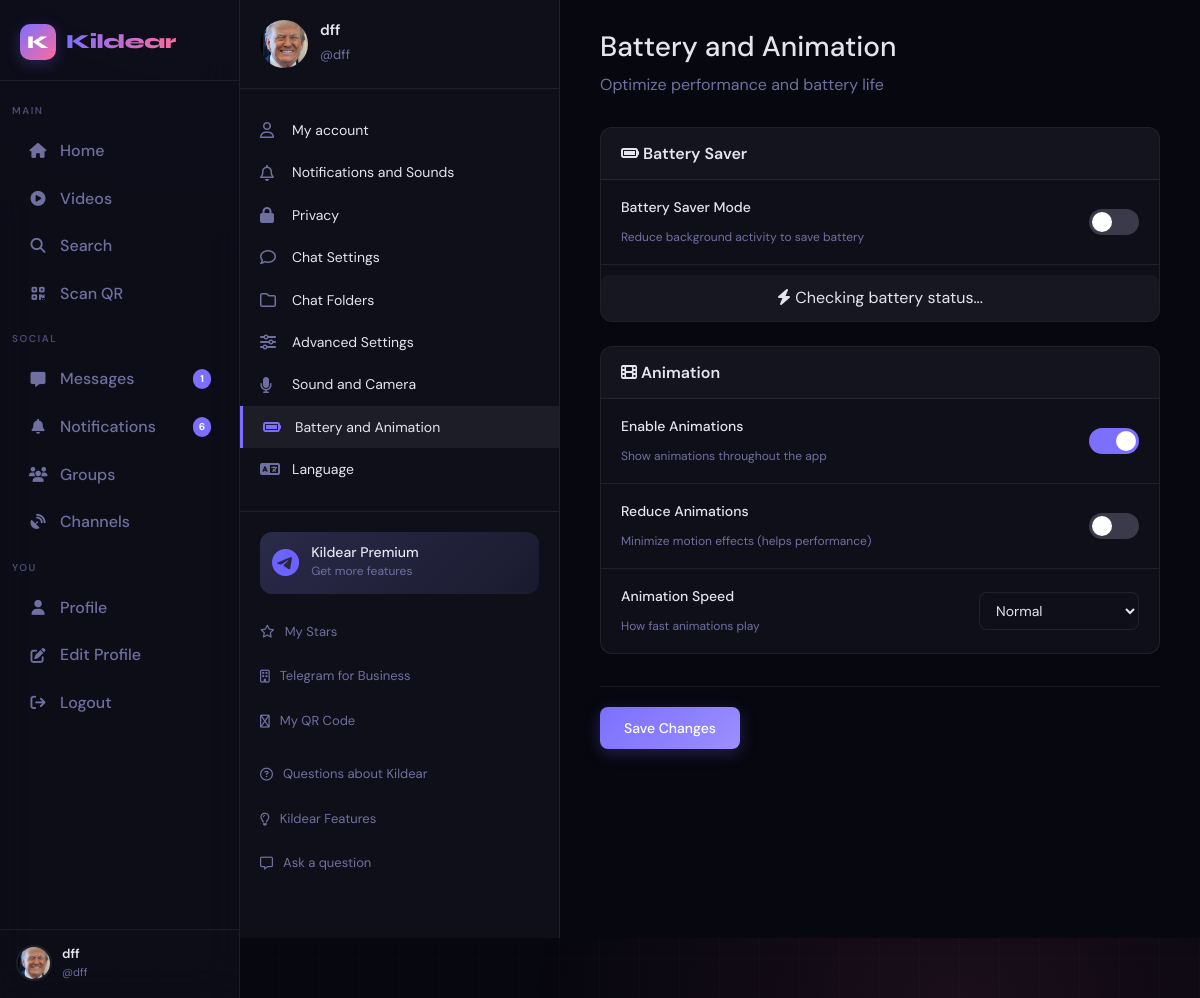
/settings/battery (signed in), run on the app's committed database.
### app.py (models this page shows, shortened)
class User(UserMixin, db.Model):
    id = db.Column(db.Integer, primary_key=True)
    username = db.Column(db.String(40), unique=True, nullable=False)
    email = db.Column(db.String(120), unique=True, nullable=False)
    password_hash = db.Column(db.String(256), nullable=False)
    display_name = db.Column(db.String(60), default="")
    bio = db.Column(db.String(500), default="")
    preset_avatar = db.Column(db.Integer, default=1)
    preset_cover = db.Column(db.Integer, nullable=True)
    can_upload_custom_avatar = db.Column(db.Boolean, default=False)
    can_upload_custom_cover = db.Column(db.Boolean, default=False)
    custom_avatar = db.Column(db.String(300), nullable=True)
    custom_cover = db.Column(db.String(300), nullable=True)
    website = db.Column(db.String(200), default="")
    location = db.Column(db.String(100), default="")
    accent_color = db.Column(db.String(7), default="#6c63ff")
    is_private = db.Column(db.Boolean, default=False)
    is_verified = db.Column(db.Boolean, default=False)
    is_banned = db.Column(db.Boolean, default=False)
    is_admin = db.Column(db.Boolean, default=False)
    is_moderator = db.Column(db.Boolean, default=False)
    is_online = db.Column(db.Boolean, default=False)
    last_seen = db.Column(db.DateTime, default=datetime.utcnow)
    created_at = db.Column(db.DateTime, default=datetime.utcnow)
    two_factor_enabled = db.Column(db.Boolean, default=False)
    two_factor_secret = db.Column(db.String(32), nullable=True)
    following = db.relationship(
        "User", secondary=follows,
        primaryjoin=follows.c.follower_id == id,
        secondaryjoin=follows.c.followed_id == id,
        backref=db.backref("followers", lazy="dynamic"),
        lazy="dynamic"
    )
    blocked_users = db.relationship(
        "User", secondary=blocks,
        primaryjoin=blocks.c.blocker_id == id,
        secondaryjoin=blocks.c.blocked_id == id,
        backref=db.backref("blocked_by", lazy="dynamic"),
        lazy="dynamic"
    )
    posts = db.relationship("Post", backref="author", lazy="dynamic", foreign_keys="Post.user_id")
    sent_msgs = db.relationship("Message", backref="sender", lazy="dynamic", foreign_keys="Message.sender_id")
    recv_msgs = db.relationship("Message", backref="receiver", lazy="dynamic", foreign_keys="Message.receiver_id")
    notifications = db.relationship("Notification", backref="recipient", lazy="dynamic",
                                    foreign_keys="Notification.user_id")
    comments = db.relationship("Comment", backref="author", lazy="dynamic")
    owned_groups = db.relationship("Group", backref="owner", lazy="dynamic")
    owned_channels = db.relationship("Channel", backref="owner", lazy="dynamic")
    login_history = db.relationship("LoginHistory", backref="user", lazy="dynamic")
    @property
    def avatar_url(self):
        if self.custom_avatar and self.can_upload_custom_avatar:
            return self.custom_avatar
        if self.preset_avatar and self.preset_avatar in PRESET_AVATARS:
            return PRESET_AVATARS[self.preset_avatar]
        return PRESET_AVATARS[1]
    def get_settings(self):
        if not hasattr(self, '_settings_cache'):
            settings = UserSettings.query.filter_by(user_id=self.id).first()
            if not settings:
                settings = UserSettings(user_id=self.id)
                db.session.add(settings)
                db.session.commit()
            self._settings_cache = settings
        return self._settings_cache

class UserSettings(db.Model):
    id = db.Column(db.Integer, primary_key=True)
    user_id = db.Column(db.Integer, db.ForeignKey("user.id"), nullable=False, unique=True)
    notify_likes = db.Column(db.Boolean, default=True)
    notify_comments = db.Column(db.Boolean, default=True)
    notify_follows = db.Column(db.Boolean, default=True)
    notify_messages = db.Column(db.Boolean, default=True)
    notify_voice_messages = db.Column(db.Boolean, default=True)
    notify_calls = db.Column(db.Boolean, default=True)
    notify_group_posts = db.Column(db.Boolean, default=True)
    notify_channel_posts = db.Column(db.Boolean, default=True)
    sound_enabled = db.Column(db.Boolean, default=True)
    sound_volume = db.Column(db.Integer, default=70)
    call_sound_enabled = db.Column(db.Boolean, default=True)
    notification_sound = db.Column(db.String(50), default="default")
    show_last_seen = db.Column(db.Boolean, default=True)
    show_online_status = db.Column(db.Boolean, default=True)
    allow_messages_from = db.Column(db.String(20), default="everyone")
    allow_calls_from = db.Column(db.String(20), default="everyone")
    allow_voice_messages_from = db.Column(db.String(20), default="everyone")
    show_profile_photo = db.Column(db.Boolean, default=True)
    show_bio = db.Column(db.Boolean, default=True)
    chat_background = db.Column(db.String(200), default="")
    bubble_color_own = db.Column(db.String(7), default="#6c63ff")
    bubble_color_other = db.Column(db.String(7), default="#e4e6eb")
    enter_to_send = db.Column(db.Boolean, default=False)
    show_typing = db.Column(db.Boolean, default=True)
    show_read_receipts = db.Column(db.Boolean, default=True)
    theme = db.Column(db.String(20), default="dark")
    font_size = db.Column(db.String(10), default="medium")
    chat_font_size = db.Column(db.String(10), default="medium")
    default_scale = db.Column(db.Integer, default=100)
    animations_enabled = db.Column(db.Boolean, default=True)
    animation_speed = db.Column(db.String(10), default="normal")
    language = db.Column(db.String(10), default="ru")
    folders_data = db.Column(db.Text, default="[]")
    save_edited_messages = db.Column(db.Boolean, default=True)
    auto_delete_messages = db.Column(db.Integer, default=0)
    data_saver_mode = db.Column(db.Boolean, default=False)
    auto_play_videos = db.Column(db.Boolean, default=True)
    auto_play_gifs = db.Column(db.Boolean, default=True)
    camera_enabled = db.Column(db.Boolean, default=True)
    mic_enabled = db.Column(db.Boolean, default=True)
    battery_saver_mode = db.Column(db.Boolean, default=False)
    reduce_animations = db.Column(db.Boolean, default=False)
    created_at = db.Column(db.DateTime, default=datetime.utcnow)
    updated_at = db.Column(db.DateTime, default=datetime.utcnow, onupdate=datetime.utcnow)
    user = db.relationship("User", backref=db.backref("settings", uselist=False))

### app.py (the view, shortened to what this page needs)
@app.route("/settings/battery", methods=["GET", "POST"])
@login_required
def settings_battery():
    settings = current_user.get_settings()
    return render_template("settings/battery.html", settings=settings)

### templates/settings/battery.html (shortened to what this page needs)
{% extends "base.html" %}
{% block content %}
<div class="settings-container">
    <div class="settings-sidebar">
        {% include "settings/_sidebar.html" %}
    </div>
    <div class="settings-content">
        <h1>Battery and Animation</h1>
        <p class="settings-subtitle">Optimize performance and battery life</p>
        <form id="battery-form" class="settings-form">
            <div class="settings-section">
                <h3><i class="fa-solid fa-battery-full"></i> Battery Saver</h3>
                <div class="setting-item">
                    <div class="setting-info">
                        <label>Battery Saver Mode</label>
                        <span class="setting-desc">Reduce background activity to save battery</span>
                    </div>
                    <label class="toggle-switch">
                        <span class="toggle-slider"></span>
                    </label>
                </div>
                <div class="battery-status" id="batteryStatus">
                    <i class="fa-solid fa-bolt"></i> Checking battery status...
                </div>
            </div>
            <div class="settings-section">
                <h3><i class="fa-solid fa-film"></i> Animation</h3>
                <div class="setting-item">
                    <div class="setting-info">
                        <label>Enable Animations</label>
                        <span class="setting-desc">Show animations throughout the app</span>
                    </div>
                    <label class="toggle-switch">
                        <span class="toggle-slider"></span>
                    </label>
                </div>
                <div class="setting-item">
                    <div class="setting-info">
                        <label>Reduce Animations</label>
                        <span class="setting-desc">Minimize motion effects (helps performance)</span>
                    </div>
                    <label class="toggle-switch">
                        <span class="toggle-slider"></span>
                    </label>
                </div>
                <div class="setting-item">
                    <div class="setting-info">
                        <label>Animation Speed</label>
                        <span class="setting-desc">How fast animations play</span>
                    </div>
                    <select name="animation_speed" class="setting-select">
                        <option value="normal" {% if settings.animation_speed == 'normal' %}selected{% endif %}>Normal</option>
                    </select>
                </div>
            </div>
            <div class="settings-actions">
                <button type="submit" class="btn-primary">Save Changes</button>
            </div>
        </form>
    </div>
</div>
{% endblock %}

### templates/base.html (shortened to what this page needs)
<!DOCTYPE html>
<html lang="en" data-theme="dark">
<head>
  <link rel="stylesheet" href="https://cdnjs.cloudflare.com/ajax/libs/font-awesome/6.5.0/css/all.min.css"/>
  <link href="https://cdn.jsdelivr.net/npm/bootstrap@5.3.0/dist/css/bootstrap.min.css" rel="stylesheet">
</head>
<body>
<nav class="sidebar" id="sidebar">
  <a href="{{ url_for('index') }}" class="sidebar-logo">
    <div class="logo-mark">K</div>
    <span class="logo-text">Kildear</span>
  </a>
  <span class="nav-section">Main</span>
  <a href="{{ url_for('index') }}" class="nav-item {% if request.endpoint == 'index' %}active{% endif %}">
    <i class="fa-solid fa-house"></i> Home
  </a>
  <a href="{{ url_for('video_feed') }}" class="nav-item {% if request.endpoint == 'video_feed' %}active{% endif %}">
    <i class="fa-solid fa-play-circle"></i> Videos
  </a>
  <a href="{{ url_for('search') }}" class="nav-item {% if request.endpoint == 'search' %}active{% endif %}">
    <i class="fa-solid fa-magnifying-glass"></i> Search
  </a>
  <a href="{{ url_for('scan_qr_page') }}" class="nav-item {% if request.endpoint == 'scan_qr_page' %}active{% endif %}">
    <i class="fa-solid fa-qrcode"></i> Scan QR
  </a>
  <span class="nav-section">Social</span>
  <a href="{{ url_for('chat_list') }}" class="nav-item {% if 'chat' in request.endpoint %}active{% endif %}">
    <i class="fa-solid fa-message"></i> Messages
    {% if unread_messages > 0 %}
      <span class="nav-badge">{{ unread_messages }}</span>
    {% endif %}
  </a>
  <a href="{{ url_for('notifications') }}" class="nav-item {% if request.endpoint == 'notifications' %}active{% endif %}">
    <i class="fa-solid fa-bell"></i> Notifications
    {% if notif_count > 0 %}
      <span class="nav-badge">{{ notif_count }}</span>
    {% endif %}
  </a>
  <a href="{{ url_for('groups') }}" class="nav-item {% if 'group' in request.endpoint %}active{% endif %}">
    <i class="fa-solid fa-users"></i> Groups
  </a>
  <a href="{{ url_for('channels') }}" class="nav-item {% if 'channel' in request.endpoint %}active{% endif %}">
    <i class="fa-solid fa-satellite-dish"></i> Channels
  </a>
  {% if current_user.is_authenticated %}
  <span class="nav-section">You</span>
  <a href="{{ url_for('profile', username=current_user.username) }}" class="nav-item {% if request.endpoint == 'profile' and request.view_args.get('username') == current_user.username %}active{% endif %}">
    <i class="fa-solid fa-user"></i> Profile
  </a>
  <a href="{{ url_for('edit_profile') }}" class="nav-item {% if request.endpoint == 'edit_profile' %}active{% endif %}">
    <i class="fa-solid fa-pen-to-square"></i> Edit Profile
  </a>
  <a href="{{ url_for('logout') }}" class="nav-item">
    <i class="fa-solid fa-arrow-right-from-bracket"></i> Logout
  </a>
  <div class="sidebar-user">
    <img src="{{ current_user.avatar_url }}" alt="" class="avatar"/>
    <div class="sidebar-user-info">
      <div class="name truncate">{{ current_user.display_name or current_user.username }}</div>
      <div class="handle">@{{ current_user.username }}</div>
    </div>
  </div>
  {% endif %}
</nav>
<div class="app-shell">
  <div class="main-content">
    {% block content %}{% endblock %}
  </div>
</div>
</body>
</html>

### templates/settings/_sidebar.html
<div class="settings-profile">
    <img src="{{ current_user.avatar_url }}" alt="{{ current_user.username }}" class="settings-avatar">
    <div class="settings-profile-info">
        <h3>{{ current_user.display_name or current_user.username }}</h3>
        <span>@{{ current_user.username }}</span>
    </div>
</div>
<nav class="settings-nav">
    <a href="{{ url_for('settings_account') }}" class="settings-nav-item {% if request.endpoint == 'settings_account' %}active{% endif %}">
        <i class="fa-regular fa-user"></i> My account
    </a>
    <a href="{{ url_for('settings_notifications') }}" class="settings-nav-item {% if request.endpoint == 'settings_notifications' %}active{% endif %}">
        <i class="fa-regular fa-bell"></i> Notifications and Sounds
    </a>
    <a href="{{ url_for('settings_privacy') }}" class="settings-nav-item {% if request.endpoint == 'settings_privacy' %}active{% endif %}">
        <i class="fa-solid fa-lock"></i> Privacy
    </a>
    <a href="{{ url_for('settings_chats') }}" class="settings-nav-item {% if request.endpoint == 'settings_chats' %}active{% endif %}">
        <i class="fa-regular fa-comment"></i> Chat Settings
    </a>
    <a href="{{ url_for('settings_folders') }}" class="settings-nav-item {% if request.endpoint == 'settings_folders' %}active{% endif %}">
        <i class="fa-regular fa-folder"></i> Chat Folders
    </a>
    <a href="{{ url_for('settings_advanced') }}" class="settings-nav-item {% if request.endpoint == 'settings_advanced' %}active{% endif %}">
        <i class="fa-solid fa-sliders"></i> Advanced Settings
    </a>
    <a href="{{ url_for('settings_sound') }}" class="settings-nav-item {% if request.endpoint == 'settings_sound' %}active{% endif %}">
        <i class="fa-solid fa-microphone"></i> Sound and Camera
    </a>
    <a href="{{ url_for('settings_battery') }}" class="settings-nav-item {% if request.endpoint == 'settings_battery' %}active{% endif %}">
        <i class="fa-solid fa-battery-full"></i> Battery and Animation
    </a>
    <a href="{{ url_for('settings_language') }}" class="settings-nav-item {% if request.endpoint == 'settings_language' %}active{% endif %}">
        <i class="fa-solid fa-language"></i> Language
    </a>
</nav>
<div class="settings-footer">
    <div class="settings-premium" onclick="if(typeof toast === 'function') toast('Premium coming soon!', 'info')">
        <i class="fa-brands fa-telegram"></i>
        <div>
            <h4>Kildear Premium</h4>
            <p>Get more features</p>
        </div>
    </div>
    <div class="settings-links">
        <a href="#"><i class="fa-regular fa-star"></i> My Stars</a>
        <a href="#"><i class="fa-regular fa-building"></i> Telegram for Business</a>
        <a href="#" onclick="if(typeof showMyQRCode === 'function') showMyQRCode(); return false;"><i class="fa-regular fa-gift"></i> My QR Code</a>
    </div>
    <div class="settings-help">
        <a href="#"><i class="fa-regular fa-circle-question"></i> Questions about Kildear</a>
        <a href="#"><i class="fa-regular fa-lightbulb"></i> Kildear Features</a>
        <a href="#"><i class="fa-regular fa-message"></i> Ask a question</a>
    </div>
</div>

### data on the page
User: display_name "dff", username "dff"
UserSettings: animation_speed "Normal"

### other printed values
{{ unread_messages }} "1"
{{ notif_count }} "6"
